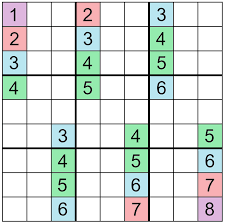
#> input picture download.png, 225 x 224 px
$ jupyter execute image_gradients.ipynb   (older library calls are emulated)
#> lines starting #> are read from the running program, lines starting #| are printed output that depends on the picture
[cell 1]
import cv2
import numpy as np
import matplotlib.pyplot as plt

img = cv2.imread('download.png', 0)
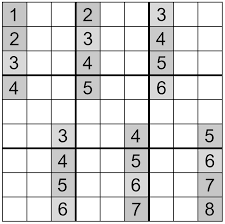
#> img: shape (224, 225); min 0, max 255, mean 219.3

laplacian = cv2.Laplacian(img, cv2.CV_64F)
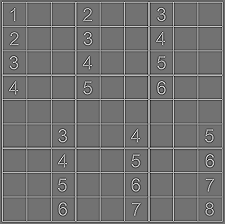
#> laplacian: shape (224, 225) float64; min -521, max 638, mean -0.1; drawn with min black and max white
sobelx = cv2.Sobel(img, cv2.CV_64F, 1, 0, ksize=5)
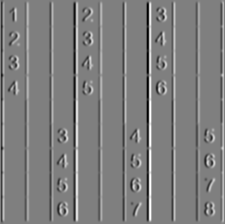
#> sobelx: shape (224, 225) float64; min -12240, max 12240, mean 2.7; drawn with min black and max white
sobely = cv2.Sobel(img, cv2.CV_64F, 0, 1, ksize=5)
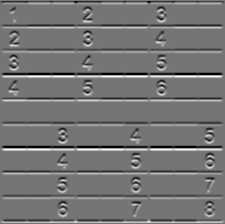
#> sobely: shape (224, 225) float64; min -9040, max 10640, mean 8.2; drawn with min black and max white

plt.subplot(2, 2, 1), plt.imshow(img, cmap = 'gray')
plt.title('Original'), plt.xticks([]), plt.yticks([])
plt.subplot(2, 2, 2), plt.imshow(laplacian, cmap = 'gray')
plt.title('Laplacian'), plt.xticks([]), plt.yticks([])
plt.subplot(2, 2, 3), plt.imshow(sobelx, cmap='gray')
plt.title('Sobel X'), plt.xticks([]), plt.yticks([])
plt.subplot(2, 2, 4), plt.imshow(sobely, cmap='gray')
plt.title('Sobel Y'), plt.xticks([]), plt.yticks([])
plt.show()
cv2.waitKey(0)
cv2.destroyAllWindows()

$ run again, with 3dchess.png copied over download.png
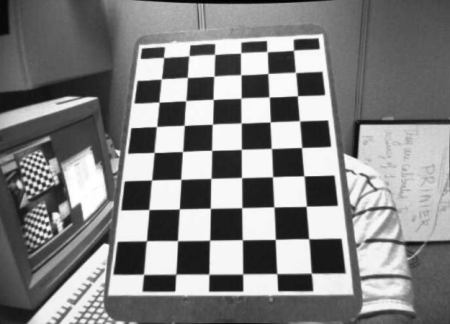
#> input picture 3dchess.png, 450 x 324 px
#> img is the input picture: shape (324, 450); min 0, max 255, mean 130.5
#> `sobely = cv2.Sobel(img, cv2.CV_64F, 0, 1, ksize=5)`:
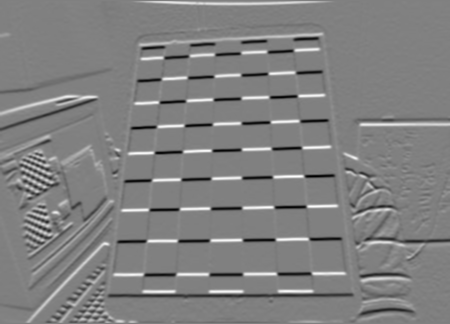
#> sobely: shape (324, 450) float64; min -10321, max 10158, mean 14.9; drawn with min black and max white
#> `plt.show()`:
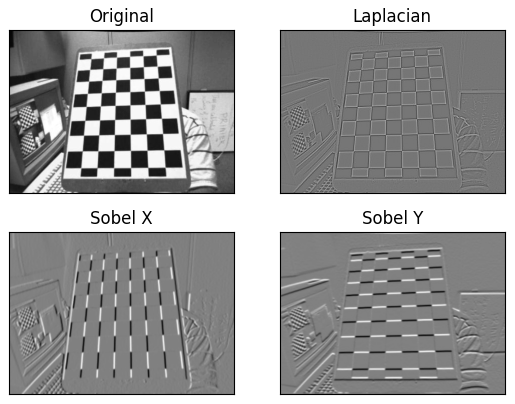
#> figure drawn by matplotlib, 4 panels
